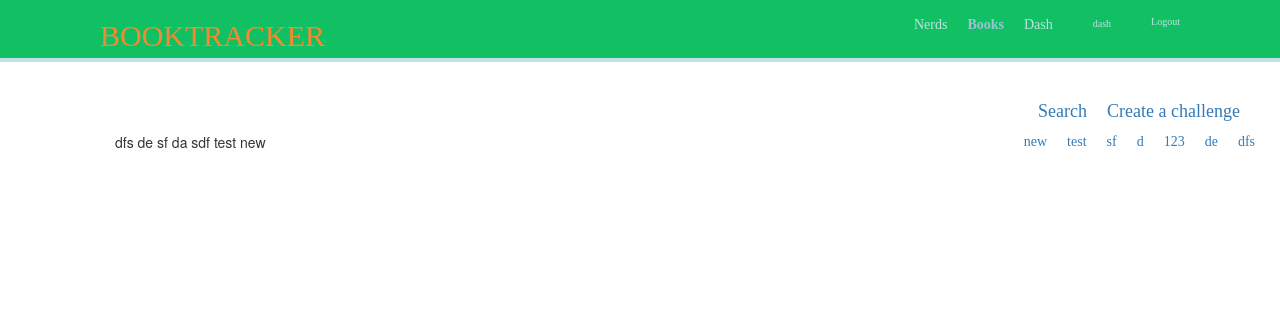
Page /books/all/ (signed in) on the committed database.
### Books/models.py (models this page shows, shortened)
class Books(models.Model):
    title = models.CharField(max_length=200)
    author = models.CharField(max_length=200)
    ISBN = models.IntegerField(error_messages={})
    users_like=models.ManyToManyField(settings.AUTH_USER_MODEL, related_name='books_liked', blank=True)
    slug = models.SlugField(max_length=200, blank=True)
    coverpic = models.ImageField(upload_to='books/%Y/%m/%d', blank=True, null=True)
    def get_absolute_url(self):
        return reverse('Books:detail', args=[self.slug, self.ISBN])

### Books/views.py (the view)
@login_required
def BookListView(request):
    books = Books.objects.all()
    paginator = Paginator(books, 8)
    page = request.GET.get('page')
    try:
        books = paginator.page(page)
    except PageNotAnInteger:
        books = paginator.page(1)
    except EmptyPage:
        if request.is_ajax():
            return HttpResponse('')
        books = paginator.page(pagniator.num_pages)
    if request.is_ajax():
        return render(request, 'book/books/list_ajax.html', {'onpage':'books', 'books':books})
    return render(request, 'book/books/list.html', {'onpage':'books', 'books': books})

### Books/templates/book/books/list.html (shortened to what this page needs)
{% extends 'base.html' %}
{% block content %}
<div class='container'>
<div class='col-sm-12'>
<h4><a href='{% url 'Books:createchallenge' %}'>Create a challenge </a></h4>
<h4><a href='{% url 'Books:searchbooks' %}'>Search </a></h4>
</div>
<div class='col-md=9' id='booklist'>
{% include 'book/books/list_ajax.html' %}
</div>
</div>
{% endblock %}

### account/templates/base.html (shortened to what this page needs)
{% load staticfiles %}
<!DOCTYPE html>
<html>
<head>
    <link href="{% static "css/base.css" %}" rel="stylesheet">
    <link rel="stylesheet" href="//maxcdn.bootstrapcdn.com/bootstrap/3.2.0/css/bootstrap.min.css">
<link rel="stylesheet" href="//maxcdn.bootstrapcdn.com/bootstrap/3.2.0/css/bootstrap-theme.min.css">
</head>
<body>
<div id ="header">
    <span class="logo">BOOKTRACKER</span>
    <span class="user">
    {% if request.user.is_authenticated %}
        <a href="{% url "logout" %}">Logout</a>
    {% else %}
        <a href="{% url "login" %}">Log-in</a>
    {% endif %}
    </span>
    <span class="greeting">
    {% if request.user.is_authenticated %}
        <p> <a href="{{ user.get_absolute_url }}">{{ user.first_name }} </a></p>
    </span>
    {% endif %}
    {% if request.user.is_authenticated %}
        <ul class="menu">
            <li {% if onpage == 'dashboard' %} class="selected"{% endif %}><a href="{% url 'dashboard' %}">Dash</a></li>
            <li {% if onpage == 'books' %} class="selected"{% endif %}><a href="{% url 'Books:book_list' %}">Books</a></li>
            <li {% if onpage == 'nerds' %} class="selected"{% endif %}><a href="{% url 'user_list' %}">Nerds</a></li>
        </ul>
    {% endif %}
</div>
<div id = "content">
{% block content%}
{% endblock %}
</div>
</body>
</html>

### Books/templates/book/books/list_ajax.html
{% for book in books %}
<a href='{{ book.get_absolute_url }}'>{{ book.title }}</a>
{{ book.author }}
{% endfor %}

### account/static/css/base.css (style rules this page uses)
body { margin:0; padding:0; font-family:helvetica, sans-serif; background: #FCFCFC; }
p { line-height: 1.8; }
a { text-decoration: none; float: right; margin-left: 20px; margin-bottom: inherit; overflow: hidden; font-family: "Baron-Neue"; color: #9cc2d6; }
h1, h2, h3, h4, h5 , h6 { font-family: 'Muli', sans-serif; font-weight:normal; }
#header { padding-top:5px; padding-left: 100px; padding-right: 100px; padding-bottom:-40px; font-size:14px; background:#12c064; border-bottom:4px solid #C0E1E5; overflow:auto; }
#header .logo { font-family: "Baron-Neue"; float:left; color: #F7882F; font-size:30px; }
#header ul.menu li.selected a { color: #9cc2d6; font-weight:bold; }
#header ul.menu a { color: #C0E1E5; }
#header .user a, #header .greeting a { float:right; color: #C0E1E5; font-size: 10px; padding-left: 20px; }
#content { padding:30px 100px; }
.selected { color: red; }
ul { list-style-type: none; }

### rows in the picture
Books: title "dfs", author "dfs"
Books: title "de", author "de"
Books: title "123", author "sf"
Books: title "d", author "da"
Books: title "sf", author "sdf"
Books: title "test", author "test"
Books: title "new", author "new"

### other values in the picture
{{ user.first_name }} "dash"
